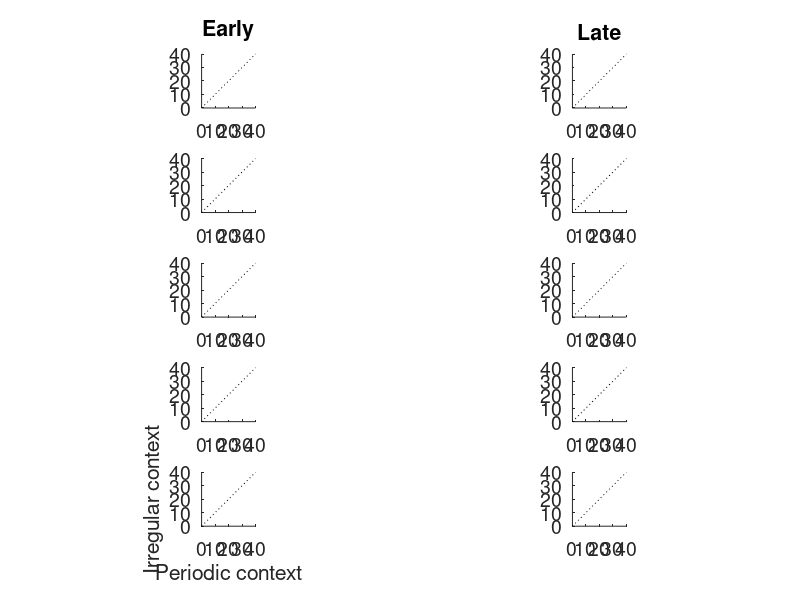

MATLAB code to generate this figure: (Note: this script raises an error after producing the figure.)
function analyzeMPH(PlotThis,select_stim)
%
%  MPHanalyses( [subject, session, channel, clu] )
%   All inputs are optional. Any variables not specified will be cycled
%   through.
%   Uses the TrialData (newer) version of saving stimulus info.
%   
%   Excludes datapoints based on: min Ntrials, minFR. Option to exclude MU.
%   Option to plot only robust responders.
%
%  KP, 2018-04
%

% MPH consistency, reliability, etc 
%  as a function of previous stimulus
%  as a function of context 



global fn 
close  all

if nargin<1
    PlotThis = 'FR'; 'FF'; 'TrV'; 'VS'; 'CV'; 'r_all'; 'r_pdc';
    select_stim = 'iBMF_FR'; 'iBMF_VS'; 'iSync'; 'all';
elseif nargin==1
    select_stim = 'iBMF_FR'; 'iBMF_VS'; 'iSync'; 'all';
end

%!!!!!!!!!!!!!!!!!
SUonly   =  1;
%!!!!!!!!!!!!!!!!!
AMrespFilt =  1;
%!!!!!!!!!!!!!!!!!
FRcutoff =  1;%Hz 
%!!!!!!!!!!!!!!!!!
minTrs   =  10;
%!!!!!!!!!!!!!!!!!
spktimeSHIFT = -0;
%!!!!!!!!!!!!!!!!!
tVarBin = 31;
%!!!!!!!!!!!!!!!!!



%% Set up figure


set(0,'DefaultTextInterpreter','none')
set(0,'DefaultAxesFontSize',14)

scrsz = get(0,'ScreenSize');
narrow     = [1 scrsz(4) scrsz(3)/4 scrsz(4)];
fullscreen = [1 scrsz(4) scrsz(3) scrsz(4)];
smallrect  = [1 scrsz(4)/3 scrsz(3)/5 scrsz(4)/3];
largerrect = [1 scrsz(4)/3 scrsz(3)/3 scrsz(4)/3];

switch PlotThis
    case 'FR'
        yminval = 0;
        ymaxval = 40;
    case 'FF'
        yminval = 0;
        ymaxval = 10;
    case 'TrV'
        yminval = 0;
        ymaxval = 0.7;
    case 'CV'
        yminval = 0;
        ymaxval = 4;
    case 'VS'
        yminval = 0;
        ymaxval = 1;
    case {'r_all' 'r_pdc'}
        yminval = 0;
        ymaxval = 1;
    otherwise
        keyboard
end

AMrates = [2 4 8 16 32];
ContextStr = {'Periodic' 'Irregular'};
SeqPosStr = {'Early' 'Late'};

% Set up figs for population scatterplots

% Each rate separately
hfe = figure;
set(hfe,'Position',narrow)
for ir = 1:numel(AMrates)
for isp=1:2
    hsp(ir,isp)=subplot(numel(AMrates),2,ir*2-2+isp); hold on
    plot([yminval ymaxval],[yminval ymaxval],':k'); 
    axis square
    if (ir*2-2+isp)<3
        title(SeqPosStr{isp})
    end
    if (ir*2-2+isp)==9
        ylabel('Irregular context')
        xlabel('Periodic context')
    end
end
end
linkaxes(hsp,'xy')
xlim([yminval ymaxval])
ylim([yminval ymaxval])
hold off


% All rates together
hfo = figure; hold on
set(hfo,'Position',smallrect)
axis square
plot([yminval ymaxval],[yminval ymaxval],':k');
xlim([yminval ymaxval])
ylim([yminval ymaxval])
ylabel('Irregular context')
xlabel('Periodic context')
hold off


% All rates together - Early/Late
hfoel = figure; hold on
set(hfoel,'Position',largerrect)
for isp=1:2
    hsel(isp) = subplot(1,2,isp); hold on
    axis square
    plot([yminval ymaxval],[yminval ymaxval],':k');
    xlim([yminval ymaxval])
    ylim([yminval ymaxval])
    ylabel('Irregular context')
    xlabel('Periodic context')
    title(SeqPosStr{isp})
    hold off
end
hold off



if strcmp(select_stim,'all')
    
    % Diff IR-Pdc, as a function of AMrate
    hfdrData=[];
    hfdr = figure; hold on
    set(hfdr,'Position',narrow)
    plot([0 6],[0 0],':k');
    xlim([0 6])
    ylim((ymaxval)*[-1 1])
    ylabel('diff IR-Pdc')
    xlabel('AM rate')
    set(gca,'xtick',1:5,'xticklabel',{'2 Hz' '4 Hz' '8 Hz' '16 Hz' '32 Hz'})
    hold off
    
    % Diff IR-Pdc, as a function of distance to BMF-fr
    hfddData=[];
    hfdd = figure; hold on
    set(hfdd,'Position',narrow)
    plot([-5 5],[0 0],':k');
    xlim([-5 5])
    ylim((ymaxval)*[-1 1])
    ylabel('diff IR-Pdc')
    xlabel('log distance to BMF')
    hold off
    
end

% % MTF
% hfmtf = figure; hold on
% set(hfmtf,'Position',fullscreen)
% xlim([0 6])
% ylim([yminval ymaxval])
% ylabel(PlotThis)
% xlabel('AM rate')
% set(gca,'xtick',1:5,'xticklabel',{'2 Hz' '4 Hz' '8 Hz' '16 Hz' '32 Hz'})
% hold off

% Regress IR-Pdc difference against previous period, prev FR
hfppData=[];




% Set colors
colors = [ 250 250 250;...
            84  24  69;...
           120  10  41;...
           181   0  52;...
           255  87  51;...
           255 153   0]./255;
colors = [ colors; ...
            [37  84 156]./255 ;...
            [19 125 124]./255 ];
        
alphval = 0.6;
dotsize = 120;
        

%% Load Resp data table (with RCorr results)

fn = set_paths_directories('','',1);
q = load(fullfile(fn.processed,'RespStruct_allSU'));
Resp = q.Resp;

% Load IR stimulus rate vectors
q = load(fullfile(fn.stim,'rateVec_AC'));
rateVec_AC = q.buffer;
q = load(fullfile(fn.stim,'rateVec_DB'));
rateVec_DB = q.buffer;


N=0;

% Preallocate struct for results
FinalDPs=struct;
for ir=1:5
    for is=1:2
        FinalDPs(ir,is).Pdc = [];
        FinalDPs(ir,is).IR  = [];
        DP_TrV(ir,is).Pdc = [];
        DP_TrV(ir,is).IR  = [];
        DP_FR(ir,is).Pdc  = [];
        DP_FR(ir,is).IR   = [];
    end
end


%%  SUBJECTS

subjects = {'WWWlf_253395' 'WWWf_253400' };

for subj = 1:numel(subjects)

    subject = subjects{subj};
    
    switch subject
        case 'WWWf_253400'
            subjcol = 'k';
        case 'WWWlf_253395'
            subjcol = 'k';
    end
     

%%  SESSIONS

% Get list of sessions to check for sorted data

fn = set_paths_directories(subject,'',1);

SpkFns = dir(fullfile(fn.processed,subject,'*_Spikes.mat'));

Sessions = [];
for ifn = 1:numel(SpkFns)
    if length(char(extractBetween(SpkFns(ifn).name,'sess-','_Spikes')))==2
        Sessions = [Sessions; extractBetween(SpkFns(ifn).name,'sess-','_Spikes')];
    end
end

% Sessions = flipud(Sessions);

% Step through each session
for sess = Sessions'
    
session = char(sess);


if AMrespFilt %skip sessions with no Robust SUs
    SessResp = Resp(strcmp({Resp.Subject},subject)&strcmp({Resp.Session},session));
    if isempty(SessResp),  continue,   end
    
    % Here add call to a function that outputs the indices of SessResp 
    % that contain a responsive unit. With this method, the thresholds can
    % be flexibly changed.
    [sig_ids,SessResp] = identifyResponsiveUnits(SessResp);
    
    Channels = unique([SessResp(sig_ids).Channel]);
    
    if isempty(Channels), continue, end
    
else 
    Channels =  [1:7 9:16];
end


%%
% Load data files
fn = set_paths_directories(subject,session,1);
fprintf('Loading sess %s...\n',session)
filename = sprintf( '%s_sess-%s_Info'     ,subject,session); load(fullfile(fn.processed,subject,filename));
filename = sprintf( '%s_sess-%s_TrialData',subject,session); load(fullfile(fn.processed,subject,filename));
filename = sprintf( '%s_sess-%s_Spikes'   ,subject,session); load(fullfile(fn.processed,subject,filename));

% KS
% clusters = loadKiloSortClusters([fn.sessdata '/sorting'],24414)
% clusters = loadKiloSortClusters([fn.sessdata '/sorting'],Info.fs)


%% GET STIM INFO
[dBSPL,LP] = theseSoundParams(TrialData);
if numel(dBSPL)>1 || numel(LP)>1
    keyboard
end


%% STEP THROUGH EACH CHANNEL

for channel = Channels
        
    % Find clus to plot
    spikes = Spikes.sorted(channel);
    if AMrespFilt==0
        if ~any(spikes.labels(:,2)==2 | spikes.labels(:,2)==3) %no valid clus for this channel
            continue
        else
            Clus = spikes.labels(spikes.labels(:,2)==2 |spikes.labels(:,2)==3,1);
        end
    else
        Clus = SessResp([SessResp.Channel]==channel).Clu;
    end
    
    
    %% STEP THROUGH EACH CLU
    
    for clu = Clus'
        
        % GET SPIKETIMES
        
        if SUonly && (spikes.labels(spikes.labels(:,1)==clu,2) ~= 2)
            continue
        end
        
        switch spikes.labels(spikes.labels(:,1)==clu,2)
            case 2
                unType = 'SU';
            case 3
                unType = 'MU';
        end
        
        spiketimes = round(spikes.spiketimes(spikes.assigns==clu') * 1000);  %ms
        % spiketrials = spikes.trials(unit_in);
        spiketimes = spiketimes+spktimeSHIFT;
        
        if isempty(spiketimes)
            continue
        end
        
        ThisResp = SessResp([SessResp.Channel]==channel & [SessResp.Clu]==clu);
        
%         fprintf('-----------------------------\n')
        
        
        
        
        
        %% ################     NOW THE FUN STARTS     ##################
        
        
        
        
        
        
        
        %%
        %~~~~~~~~~~~~~~~~~~~~~~~~
        % Collect FR over session
        %~~~~~~~~~~~~~~~~~~~~~~~~
        
        bs_hist = 1;
        bs_smth = 20;
        
        [Stream_FRsmooth,Stream_zscore,Stream_Spikes] = convertSpiketimesToFR(spiketimes,...
            length(SpoutStream),TrialData.onset(1),TrialData.offset(1),bs_hist,bs_smth,'silence');
        
        
        % Check if unit has very low overall firing rate
        if mean(Stream_FRsmooth(TrialData.onset(1):end)) < FRcutoff
            continue
        end
        
        N = N+1;
        

        %%
        
        % Step through each combo of dBSPL, HP, AMdepth
        for spl = dBSPL
            for lpn = LP
                
%                 fprintf(' analyzing ch %i clu %i\n',channel,clu)
                
                % Get all stimuli presented with these parameters, given a
                % sufficient number of trials without diruptive artifact
                % while the animal was drinking
                
                all_TDidx = get_clean_trials(TrialData,Info.artifact(channel).trials,spl,lpn);
                
                allStim = unique(TrialData.trID(all_TDidx));
                
                
                %==========================================================
                % Set up empty data matrices for this unit
                %==========================================================
                
                MPH = table;
                
                MPH.ThisStimID   = nan;
                MPH.PrevStimID   = nan;
                MPH.AMrate       = 0;
                MPH.SeqPos       = nan;
                MPH.Starttime    = nan;
                MPH.Prev500msFR  = nan;
                MPH.Prev100msFR  = nan;
                MPH.PrevPd       = nan;
                MPH.raster       = {magic(3)};
                MPH.SPL          = 0;
                MPH.LPN          = 0;
                
                %==========================================================
                
                
                %% Collect this unit's data
                
                % . . . . . . . . . . . . . . . . . . . . . . . . . . . . .
                % For each STIMULUS   (IR first)
                % . . . . . . . . . . . . . . . . . . . . . . . . . . . . .
                                
                for istim = allStim'
                    
                    if istim==1, continue, end   %no MPH for unmodulated
                    
                    
                    %% 1) COLLECT AND SET SOME STIMULUS INFO 
                    
                    st_TDidx_ALL = all_TDidx(TrialData.trID(all_TDidx)==istim);
                    
                    %%%  plot for Trial and ITI stimuli separately
                    ITIflag = 0;%unique(TrialData.ITIflag(st_TDidx_ALL));
                    
                    for is = 1:numel(ITIflag)
                        
                        st_TDidx = st_TDidx_ALL(TrialData.ITIflag(st_TDidx_ALL) == ITIflag(is));
                        
                        pst_TDidx = nan(size(st_TDidx));
                        skip_it = [];
                        
                        for it = 1:numel(st_TDidx)
                            
                            % Get TD index of previous (clean) trial
                            
                            if (find(all_TDidx==st_TDidx(it))-1)==0 %if very first trial
                                skip_it = [skip_it it];
                                continue
                            end
                            pst_TDidx(it) = all_TDidx(find(all_TDidx==st_TDidx(it))-1);
                            
                            % Check how long between the onset of this trial
                            % and the offset of the previous trial. If there is
                            % a gap between them, skip this transition.
                            if (TrialData(st_TDidx(it),:).onset - TrialData(pst_TDidx(it),:).offset) > 1%ms
                                skip_it = [skip_it it];
                            end
                        end %it
                        
                        % Now have final trials to work with
                        st_TDidx(skip_it)  = [];
                        pst_TDidx = st_TDidx-1;
                        
                        % Get duration/timestamps
                        clear t1 t2 t3 Durations t_win
                        t2 = TrialData.onset(st_TDidx);
                        t3 = TrialData.offset(st_TDidx);
                        Durations(2) = mode(diff([t2 t3],1,2));
                        t3 = t2 + Durations(2);
                        Durations(1) = mode(diff([(TrialData.onset(pst_TDidx)) t2],1,2));
                        t1 = t2 - Durations(1);
                        
                        % Set the periods to gather
                        switch istim
                            case 7
                                allPds = rateVec_AC;
                            case 8
                                allPds = rateVec_DB;
                            otherwise
                                allPds = repmat(AMrates(istim-1),1,ceil(AMrates(istim-1)/Durations(2)*1000));
                        end
                        
                        
                        
                        %% 2) GET DATA
                        
                        
                        % Get number of trials for each transition
                        transN = nan(1,numel(unique(TrialData(pst_TDidx,:).trID)));
                        for pstid = unique(TrialData(pst_TDidx,:).trID)'
                            transN(pstid==unique(TrialData(pst_TDidx,:).trID)') = numel(find(TrialData(pst_TDidx,:).trID==pstid));
                        end
                        
                        
                        % . . . . . . . . . . . . . . . . . . . . . . . . . . .
                        % For each PREVIOUS stimulus
                        % . . . . . . . . . . . . . . . . . . . . . . . . . . .
                        
                        for pstid = unique(TrialData(pst_TDidx,:).trID)'
                            
                            % Create empty struct for gathering data
                            MPH_temp = struct();
                            for ipd = 1:numel(allPds)
                                MPH_temp(ipd).raster  = zeros(transN(pstid==unique(TrialData(pst_TDidx,:).trID)'),ceil(1000/allPds(ipd)));
                            end
                            
                            % Get TrialData indices for this transition and shuffle
                            trans_TDidx = find(TrialData(pst_TDidx,:).trID==pstid);
                            trans_TDidx = trans_TDidx(randperm(numel(trans_TDidx)));
                            
                            % Collect spikes/FR/rms for this transition
                            for it = 1:numel(trans_TDidx)
                                
%                                 if it>min(transN), continue, end  %truncate N trials at min
                                	newPds = t2(it)+[0 cumsum(1000./allPds)];
                                    
                                for ipd = 1:numel(allPds)
                                    
                                    sp=[]; sp = spiketimes( spiketimes>round(newPds(ipd)) & spiketimes<=round(newPds(ipd+1)-1) ) - round(newPds(ipd));
                                    
                                    % Determine whether this period was in
                                    % the first or second half of the trial
                                    seqPos = (ipd>(length(allPds)/2))+1;
                                    if (seqPos<1 || seqPos>2)
                                        keyboard
                                    end
                                    
                                    
                                    % Save some info about this period
                                    MPH_temp(ipd).thisrate(it)= allPds(ipd);                                    
                                    MPH_temp(ipd).seqPos      = seqPos;
                                    MPH_temp(ipd).pdtime(it)  = newPds(ipd)-t2(it);
                                    MPH_temp(ipd).Prev500msFR(it) = sum( spiketimes>=(newPds(ipd)-500) & spiketimes<=newPds(ipd))/500*1000;
                                    MPH_temp(ipd).Prev100msFR(it) = sum( spiketimes>=(newPds(ipd)-100) & spiketimes<=newPds(ipd))/100*1000;
                                    if ipd>1
                                        MPH_temp(ipd).PrevPd       = allPds(ipd-1);
                                    else
                                        prevTrID = TrialData(find([TrialData.onset]==t2(it))-1,:).trID;
                                        if prevTrID < 7 && prevTrID >1 %if previous stim was pdc
                                            MPH_temp(ipd).PrevPd   = AMrates(prevTrID-1);
                                        elseif prevTrID ==7
                                            MPH_temp(ipd).PrevPd   = rateVec_AC(end);
                                        elseif prevTrID ==8
                                            MPH_temp(ipd).PrevPd   = rateVec_DB(end);
                                        end
                                    end
                                    
                                    
                                    % Put spikes into corresponding raster
%                                     MPH_temp(AMrates==thesePds(ipd)).raster(min(transN)*(seqPos-1)+it,sp) = 1;
                                    MPH_temp(ipd).raster(it,sp) = 1;
                                    
                                    
                                end %ipd
                                
                            end %it
                            
                            
                            %~~~~~~~~~~~~~~~~~~~~~~~~~~~~~~~~~~~~~~~~~~~~~~~~~~
                            % Put the data just collected into the table
                            %    [ AMrate ThisStimID PrevStimID SeqPos Starttime Prev500msFR   * Prev500msPd PrevPd *   raster spl lpn ]
                            for ipd = 1:numel(allPds)
                                    
                                    Prev500msFR = mean(MPH_temp(ipd).Prev500msFR);
                                    Prev100msFR = mean(MPH_temp(ipd).Prev100msFR);
                                    PrevPd      = mode(MPH_temp(ipd).PrevPd);
                                    seqPos      = mode(MPH_temp(ipd).seqPos);
                                    starttime   = mode(round(MPH_temp(ipd).pdtime));
                                    
                                    MPH_addrow = {istim pstid allPds(ipd) seqPos starttime Prev500msFR Prev100msFR PrevPd  {MPH_temp(ipd).raster} spl lpn};
                                    MPH = [MPH; MPH_addrow];
                                    
                            end
                            %~~~~~~~~~~~~~~~~~~~~~~~~~~~~~~~~~~~~~~~~~~~~~~~~~~
                            
                            clear MPH_temp                            
                            
                            
                        end %pstid (prev stim id)
                        
                        
                    end %ITIflag (Trial or ITI)                    
                end %istim
                
                MPH(1,:) = [];
                
%                 mnNtrials = min(cell2mat(cellfun(@(x) size(x,1),MPH.raster,'UniformOutput',false)));
                
                


                
                %%  3) ANALYZE DATA
                
                
                % Rates to plot are selected by input variable select_stim,
                % using data from the Resp table. For example, can choose
                % to plot only this unit's BMF.
                
                if strcmp(select_stim,'all')
                    ThisResp.all = 1:5;
                    diffData_unit= [];
                end
                MTFdata = [];
                if ~isfield(ThisResp,select_stim)
                    continue
                end
                
                anThisRate = AMrates(ThisResp.(select_stim));
                
                for this_rate = anThisRate
                                        
                    % - - - - - - - - - - - - - - - - - - - - - - - - - - -
                    % Get average periodic MPH
                    
                    MPHthisRate = MPH(MPH.AMrate==this_rate,:);
                    
                    iPdc = find(MPHthisRate.ThisStimID<7)';
                    iPdc  = randperm(length(iPdc));
                    iIR  = find(MPHthisRate.ThisStimID>=7)';
                    iIR  = randperm(length(iIR))+max(iPdc);
                    npds = min(length(iPdc),length(iIR));
                    
                    try
                    raster_AllPds = vertcat(MPHthisRate([iPdc(1:npds) iIR(1:npds)],:).raster{:});
                    MPH_AllPds = sum(raster_AllPds,1)./size(raster_AllPds,1)*1000;
                    
                    raster_PdcPds = vertcat(MPH(MPH.AMrate==this_rate & MPH.ThisStimID<7,:).raster{:});
                    MPH_PdcPds = sum(raster_PdcPds,1)./size(raster_PdcPds,1)*1000;
                    catch
                        keyboard
                    end
                    
                    % - - - - - - - - - - - - - - - - - - - - - - - - - - -
                    % Get IR context first, and collect starttimes to match
                    
                    Period = 1000/this_rate;
                    theseIRs = unique(MPH.ThisStimID(MPH.ThisStimID>6))';
                    PdData = struct;
                    
                    for IRstim = theseIRs
                        
                        subMPH = MPH(MPH.ThisStimID==IRstim & MPH.AMrate==this_rate,:);
                        
                        if isempty(subMPH), continue, end
                                                
                        for iseq = 1:2
                            
                            % Preallocate
                            FR       = nan(1,numel(subMPH(subMPH.SeqPos==iseq,:).raster));
                            SEM      = nan(1,numel(subMPH(subMPH.SeqPos==iseq,:).raster));
                            FF       = nan(1,numel(subMPH(subMPH.SeqPos==iseq,:).raster));
                            TrV      = nan(1,numel(subMPH(subMPH.SeqPos==iseq,:).raster));
                            CV       = nan(1,numel(subMPH(subMPH.SeqPos==iseq,:).raster));
                            VS       = nan(1,numel(subMPH(subMPH.SeqPos==iseq,:).raster));
                            rMPH_all = nan(2,numel(subMPH(subMPH.SeqPos==iseq,:).raster));
                            rMPH_pdc = nan(2,numel(subMPH(subMPH.SeqPos==iseq,:).raster));
                            
                            for ipst = 1:numel(subMPH(subMPH.SeqPos==iseq,:).raster)
                                
                                raster = subMPH(subMPH.SeqPos==iseq,:).raster{ipst};
                                if ~(ceil(Period)==size(raster,2))
                                    keyboard
                                end
                                
                                FR(ipst)  = sum(sum( raster ))/size(raster,1)/Period*1000; 
                                SEM(ipst) = std(sum(raster,2)/Period*1000) / sqrt(size(raster,1));
                                FF(ipst)  = var(sum(raster,2)/Period*1000) / mean(sum(raster,2)/Period*1000);
                                TrV(ipst) = calc_binned_bootstrapped_TrTrVar(raster,tVarBin);
                                CV(ipst)  = calc_binned_bootstrapped_CV(raster,tVarBin);
                                [r,p] = corrcoef(MPH_AllPds,sum(raster,1)/size(raster,1)*1000);
                                rMPH_all(:,ipst) = [r(1,2); p(1,2)];
                                [r,p] = corrcoef(MPH_PdcPds,sum(raster,1)/size(raster,1)*1000);
                                rMPH_pdc(:,ipst) = [r(1,2); p(1,2)];
                                
                                % Reformat raster for VS calculation
                                spktimes=[];
                                for it = 1:size(raster,1)
                                    spktimes = [spktimes find(raster(it,:)) + (it-1)*Period];
                                end
                                VS(ipst) = vectorstrength(spktimes,Period);
                                
                            end
                            
                            % Average over previous stimuli and save for
                            % comparison
                            
                            idx = 2*(IRstim-7) + iseq;
                            
                            PdData(idx,1).stimID = IRstim;
                            PdData(idx,1).seqPos = iseq;
                            PdData(idx,1).starttime = mode(subMPH(subMPH.SeqPos==iseq,:).Starttime);
                            PdData(idx,1).FR  = mean(FR,'omitnan');
                            PdData(idx,1).SEM = mean(SEM,'omitnan');
                            PdData(idx,1).FF  = mean(FF,'omitnan');
                            PdData(idx,1).TrV = mean(TrV,'omitnan');
                            PdData(idx,1).CV  = mean(CV,'omitnan');
                            PdData(idx,1).VS  = mean(VS,'omitnan');
                            PdData(idx,1).r_all  = mean(rMPH_all(1,:));
                            PdData(idx,1).p_all  = mean(rMPH_all(2,:));
                            PdData(idx,1).r_pdc  = mean(rMPH_pdc(1,:));
                            PdData(idx,1).p_pdc  = mean(rMPH_pdc(2,:));
                            PdData(idx,1).prFR500 =  mean(subMPH(subMPH.SeqPos==iseq,:).Prev500msFR);
                            PdData(idx,1).prFR100 =  mean(subMPH(subMPH.SeqPos==iseq,:).Prev100msFR);
                            PdData(idx,1).prPd =  mode(subMPH(subMPH.SeqPos==iseq,:).PrevPd);
                                                        
                            
                        end %iseq
                        
                        
                    end %IRstim -- IRREGULAR first
                    
                    
                    % - - - - - - - - - - - - - - - - - - - - - - - - - - -
                    % Now get matching PERIODIC context data
                    
                    subMPH = MPH(MPH.ThisStimID<7 & MPH.AMrate==this_rate,:);
                    pdcstarttimes = unique(subMPH.Starttime)';
                    
                    for iIRpd = 1:size(PdData,1)
                        
                        if isempty(PdData(iIRpd,1).stimID)
                            continue
                        end
                        
                        IRstim = PdData(iIRpd,1).stimID;
                        iseq = PdData(iIRpd,1).seqPos;
                        idx = 2*(IRstim-7) + iseq;
                        if idx~=iIRpd, keyboard, end
                        
                        strtdiffs = PdData(idx,1).starttime - pdcstarttimes;
                        [~,ipd] = min(strtdiffs(strtdiffs>=0));
                        
                        % Preallocate
                        FR  = nan(1,numel(subMPH(subMPH.Starttime==pdcstarttimes(ipd),:).raster));
                        SEM = nan(1,numel(subMPH(subMPH.Starttime==pdcstarttimes(ipd),:).raster));
                        FF  = nan(1,numel(subMPH(subMPH.Starttime==pdcstarttimes(ipd),:).raster));
                        TrV = nan(1,numel(subMPH(subMPH.Starttime==pdcstarttimes(ipd),:).raster));
                        CV  = nan(1,numel(subMPH(subMPH.Starttime==pdcstarttimes(ipd),:).raster));
                        VS  = nan(1,numel(subMPH(subMPH.Starttime==pdcstarttimes(ipd),:).raster));
                        rMPH_all = nan(2,numel(subMPH(subMPH.Starttime==pdcstarttimes(ipd),:).raster));
                        rMPH_pdc = nan(2,numel(subMPH(subMPH.Starttime==pdcstarttimes(ipd),:).raster));
                        
                        for ipst = 1:numel(subMPH(subMPH.Starttime==pdcstarttimes(ipd),:).raster)
                            
                            raster = subMPH(subMPH.Starttime==pdcstarttimes(ipd),:).raster{ipst};
                            if ~(ceil(Period)==size(raster,2))
                                keyboard
                            end
                            
                            FR(ipst)   = sum(sum( raster ))/size(raster,1)/Period*1000;
                            SEM(ipst)  = std(sum(raster,2)/Period*1000) / sqrt(size(raster,1));
                            FF(ipst)   = var(sum(raster,2)/Period*1000) / mean(sum(raster,2)/Period*1000);
                            TrV(ipst)  = calc_binned_bootstrapped_TrTrVar(raster,tVarBin);
                            CV(ipst)   = calc_binned_bootstrapped_CV(raster,tVarBin);
                            [r,p] = corrcoef(MPH_AllPds,sum(raster,1)/size(raster,1)*1000);
                            rMPH_all(:,ipst) = [r(1,2); p(1,2)];
                            [r,p] = corrcoef(MPH_PdcPds,sum(raster,1)/size(raster,1)*1000);
                            rMPH_pdc(:,ipst) = [r(1,2); p(1,2)];
                            
                            % Reformat raster for VS calculation
                            spktimes=[];
                            for it = 1:size(raster,1)
                                spktimes = [spktimes find(raster(it,:)) + (it-1)*Period];
                            end
                            VS(ipst) = vectorstrength(spktimes,Period);
                            
                        end %ipst
                        
                        
                        PdData(idx,2).stimID = this_rate;
                        PdData(idx,2).seqPos = iseq;
                        PdData(idx,2).starttime = mode(subMPH(subMPH.Starttime==pdcstarttimes(ipd),:).Starttime);
                        PdData(idx,2).FR  = mean(FR,'omitnan');
                        PdData(idx,2).SEM = mean(SEM,'omitnan');
                        PdData(idx,2).FF  = mean(FF,'omitnan');
                        PdData(idx,2).TrV = mean(TrV,'omitnan');
                        PdData(idx,2).CV  = mean(CV,'omitnan');
                        PdData(idx,2).VS  = mean(VS,'omitnan');
                        PdData(idx,2).r_all  = mean(rMPH_all(1,:));
                        PdData(idx,2).p_all  = mean(rMPH_all(2,:));
                        PdData(idx,2).r_pdc  = mean(rMPH_pdc(1,:));
                        PdData(idx,2).p_pdc  = mean(rMPH_pdc(2,:));
                        PdData(idx,2).prFR500 =  mean(subMPH(subMPH.Starttime==pdcstarttimes(ipd),:).Prev500msFR);
                        PdData(idx,2).prFR100 =  mean(subMPH(subMPH.Starttime==pdcstarttimes(ipd),:).Prev100msFR);
                        PdData(idx,2).prPd    =  mode(subMPH(subMPH.Starttime==pdcstarttimes(ipd),:).PrevPd);
                        
                        
                        % Save MTF data
                        MTFdata = [MTFdata; PdData(idx,1).stimID  iseq  find(AMrates==this_rate) PdData(idx,2).(PlotThis) PdData(idx,1).(PlotThis) ];

                        
                        
                        %% Add datapoints to population plots
                        
                        % CONTEXT COMPARISON
                        
                        % Each AM rate, Early/Late
                        figure(hfe); hold on
                        subplot(hsp(AMrates==this_rate,iseq)); hold on
                        
                        switch PlotThis
                            
                            case 'FR'                                
                                errorbar(PdData(idx,2).FR, PdData(idx,1).FR, PdData(idx,2).SEM,'horizontal','Color',colors(subMPH.ThisStimID(1),:))
                                errorbar(PdData(idx,2).FR, PdData(idx,1).FR, PdData(idx,1).SEM,'vertical','Color',colors(subMPH.ThisStimID(1),:))
                                scatter(PdData(idx,2).FR, PdData(idx,1).FR,dotsize,'o',...
                                    'MarkerFaceColor',colors(subMPH.ThisStimID(1),:),'MarkerEdgeColor',colors(subMPH.ThisStimID(1),:),...
                                    'MarkerFaceAlpha',alphval,'MarkerEdgeAlpha',alphval)
                                
                            case {'FF' 'TrV' 'VS' 'CV' 'r_all' 'r_pdc'}
                                scatter(PdData(idx,2).(PlotThis), PdData(idx,1).(PlotThis),dotsize,'o',...
                                    'MarkerFaceColor',colors(subMPH.ThisStimID(1),:),'MarkerEdgeColor',colors(subMPH.ThisStimID(1),:),...
                                    'MarkerFaceAlpha',alphval,'MarkerEdgeAlpha',alphval)
                                
                        end
                        hold off
                        
                        % Overlay -- All
                        figure(hfo); hold on                        
                        switch PlotThis
                            
                            case 'FR'
                                errorbar(PdData(idx,2).FR, PdData(idx,1).FR, PdData(idx,2).SEM,'horizontal','Color',colors(subMPH.ThisStimID(1),:))
                                errorbar(PdData(idx,2).FR, PdData(idx,1).FR, PdData(idx,1).SEM,'vertical','Color',colors(subMPH.ThisStimID(1),:))
                                scatter(PdData(idx,2).FR, PdData(idx,1).FR,dotsize,'o',...
                                    'MarkerFaceColor',colors(subMPH.ThisStimID(1),:),'MarkerEdgeColor',colors(subMPH.ThisStimID(1),:),...
                                    'MarkerFaceAlpha',alphval,'MarkerEdgeAlpha',alphval)
                                
                            case {'FF' 'TrV' 'VS' 'CV' 'r_all' 'r_pdc'}
                                scatter(PdData(idx,2).(PlotThis), PdData(idx,1).(PlotThis),dotsize,'o',...
                                    'MarkerFaceColor',colors(subMPH.ThisStimID(1),:),'MarkerEdgeColor',colors(subMPH.ThisStimID(1),:),...
                                    'MarkerFaceAlpha',alphval,'MarkerEdgeAlpha',alphval)                                
                        end
                        hold off
                        
                        % Overlay -- Early/Late
                        figure(hfoel); hold on
                        subplot(hsel(iseq)); hold on
                        switch PlotThis
                            
                            case 'FR'
                                errorbar(PdData(idx,2).FR, PdData(idx,1).FR, PdData(idx,2).SEM,'horizontal','Color',colors(subMPH.ThisStimID(1),:))
                                errorbar(PdData(idx,2).FR, PdData(idx,1).FR, PdData(idx,1).SEM,'vertical','Color',colors(subMPH.ThisStimID(1),:))
                                scatter(PdData(idx,2).FR, PdData(idx,1).FR,dotsize,'o',...
                                    'MarkerFaceColor',colors(subMPH.ThisStimID(1),:),'MarkerEdgeColor',colors(subMPH.ThisStimID(1),:),...
                                    'MarkerFaceAlpha',alphval,'MarkerEdgeAlpha',alphval)
                                
                            case {'FF' 'TrV' 'VS' 'CV' 'r_all' 'r_pdc'}
                                scatter(PdData(idx,2).(PlotThis), PdData(idx,1).(PlotThis),dotsize,'o',...
                                    'MarkerFaceColor',colors(subMPH.ThisStimID(1),:),'MarkerEdgeColor',colors(subMPH.ThisStimID(1),:),...
                                    'MarkerFaceAlpha',alphval,'MarkerEdgeAlpha',alphval)
                        end
                        hold off
                        
                        
                        
                        % CONTEXT DIFF AS A FUNCTION OF STIMULUS
                        
                        if strcmp(select_stim,'all')
                            
                            diffData_unit = [diffData_unit; find(AMrates==this_rate) PdData(idx,1).(PlotThis)-PdData(idx,2).(PlotThis) idx];
                            
                            % By AM rate
                            figure(hfdr); hold on
                            plot(find(AMrates==this_rate), PdData(idx,1).(PlotThis)-PdData(idx,2).(PlotThis),...
                                'ok','MarkerSize',10)
                            hold off
                            
                            hfdrData = [hfdrData; find(AMrates==this_rate) PdData(idx,1).(PlotThis)-PdData(idx,2).(PlotThis)];
                            
                            % By distance to BMF-fr
                            if isfield(ThisResp,'iBMF_FR') && ~isempty(ThisResp.iBMF_FR)
                                
                                figure(hfdd); hold on
                                plot( find(AMrates==this_rate)-ThisResp.iBMF_FR, PdData(idx,1).(PlotThis)-PdData(idx,2).(PlotThis),...
                                    'ok','MarkerSize',10)
                                hold off
                                
                                hfddData = [hfddData; find(AMrates==this_rate)-ThisResp.iBMF_FR PdData(idx,1).(PlotThis)-PdData(idx,2).(PlotThis)];
                            end
                        end
                        
                        
                        
                        % CONTEXT DIFF AS A FUNCTION OF PREVIOUS PD AND FR
                        
                        diffRaw  = PdData(idx,1).(PlotThis)-PdData(idx,2).(PlotThis);
                        diffNorm = (PdData(idx,1).(PlotThis)-PdData(idx,2).(PlotThis))/PdData(idx,2).(PlotThis);
                        hfppData = [hfppData; this_rate  diffNorm  PdData(idx,1).prFR500  PdData(idx,1).prFR100  PdData(idx,1).prPd ];
                        
                        
                        
                        
                        %% Add datapoint to vectors for stats
                        
                        FinalDPs(this_rate==AMrates,iseq).Pdc = [ FinalDPs(this_rate==AMrates,iseq).Pdc   PdData(idx,2).(PlotThis)  ];
                        FinalDPs(this_rate==AMrates,iseq).IR  = [ FinalDPs(this_rate==AMrates,iseq).IR    PdData(idx,1).(PlotThis) ];
                        
                        DP_TrV(this_rate==AMrates,iseq).Pdc = [ DP_TrV(this_rate==AMrates,iseq).Pdc   PdData(idx,2).TrV ];
                        DP_TrV(this_rate==AMrates,iseq).IR  = [ DP_TrV(this_rate==AMrates,iseq).IR    PdData(idx,1).TrV ];
                        DP_FR(this_rate==AMrates,iseq).Pdc  = [ DP_FR(this_rate==AMrates,iseq).Pdc    PdData(idx,2).FR ];
                        DP_FR(this_rate==AMrates,iseq).IR   = [ DP_FR(this_rate==AMrates,iseq).IR     PdData(idx,1).FR ];
                        
                        
                        
                    end %iIRpd
                                        
                end  %this_rate
                
                
                %% ======================   MTF   ======================  
%                 figure(hfmtf); cla;  hold on
%                 for iirst = unique(MTFdata(:,1))'
%                     plot(MTFdata(MTFdata(:,2)==1 & MTFdata(:,1)==iirst,3), MTFdata(MTFdata(:,2)==1 & MTFdata(:,1)==iirst,4),'Color',[0 0 0],'LineWidth',2)
%                     plot(MTFdata(MTFdata(:,2)==2 & MTFdata(:,1)==iirst,3), MTFdata(MTFdata(:,2)==2 & MTFdata(:,1)==iirst,4),'Color',0.5*[1 1 1],'LineWidth',2)
%                     plot(MTFdata(MTFdata(:,2)==1 & MTFdata(:,1)==iirst,3), MTFdata(MTFdata(:,2)==1 & MTFdata(:,1)==iirst,5),'b','LineWidth',2)
%                     plot(MTFdata(MTFdata(:,2)==2 & MTFdata(:,1)==iirst,3), MTFdata(MTFdata(:,2)==2 & MTFdata(:,1)==iirst,5),'c','LineWidth',2)
%                 end
%                 keyboard
                
                
%                 % If want to plot lines between datapoints of same unit: 
%                 if strcmp(select_stim,'all')
%                     
%                     for ii = 1:max(diffData_unit(:,3))
%                         
%                         data = diffData_unit(diffData_unit(:,3)==ii,:);
%                         
%                         figure(hfdr); hold on
%                         plot(data(:,1), data(:,2), 'o-k','MarkerSize',10)
%                         hold off
%                         
%                         if isfield(ThisResp,'iBMF_FR') && ~isempty(ThisResp.iBMF_FR)
%                             
%                             figure(hfdd); hold on
%                             plot( data(:,1)-ThisResp.iBMF_FR, data(:,2), 'o-k','MarkerSize',10)
%                             hold off
%                         end 
%                         
%                     end
%                 end
                
                
                
                %%   End of datapoint
                                
            end %lpn
        end %spl
    end %clu
end %channel
end %sessions
end %subjects



%%  STATS

figure(hfe); hold on
suptitle(sprintf('%s for each period\nselect stim: %s',PlotThis,select_stim))
try
for ir=1:5
    for is=1:2
        
        if numel(FinalDPs(ir,is).Pdc)>1
            
            %% Effect of context
            % Get correlation of datapoints between contexts
            [r,p_r] = corrcoef( FinalDPs(ir,is).Pdc, FinalDPs(ir,is).IR);
            % Perform t-test of datapoints between contexts
            [~,p_t] = ttest2(   FinalDPs(ir,is).Pdc, FinalDPs(ir,is).IR);
            % Perform non-parametric (paired) Wilcoxon sign rank test of datapoints between contexts
            p_wsr   = signrank( FinalDPs(ir,is).Pdc, FinalDPs(ir,is).IR, 'method', 'exact');
            %         p_st =signtest(FinalDPs(ir,is).Pdc, FinalDPs(ir,is).IR); %similar
            %         to rank sign test but less powerful
            
            
            % Save stats
            FinalDPs(ir,is).stats.r     = r(1,2);
            FinalDPs(ir,is).stats.p_r   = p_r(1,2);
            FinalDPs(ir,is).stats.p_t   = p_t;
            FinalDPs(ir,is).stats.p_wsr = p_wsr;
            
        else
            % Save stats
            FinalDPs(ir,is).stats.r     = nan;
            FinalDPs(ir,is).stats.p_r   = nan;
            FinalDPs(ir,is).stats.p_t   = nan;
            FinalDPs(ir,is).stats.p_wsr = nan;
        end
        
        % Print in plots 
        subplot(hsp(ir,is)); hold on
%         title(sprintf('r=%2.2f, p=%2.2f\nwx sign rank p=%2.2f',r(1,2),p_r(1,2),p_wsr))
        title(sprintf('WSR p=%0.2e',p_wsr))
        
    end
    
    %% Effect of timing
    
    
    if numel(FinalDPs(ir,1).Pdc)>1
        
        % Get correlation of datapoints from early and late times, of each context
        [r_Pdc,p_r_Pdc] =  corrcoef( FinalDPs(ir,1).Pdc, FinalDPs(ir,2).Pdc);
        [r_IR,p_r_IR]   =  corrcoef( FinalDPs(ir,1).IR,  FinalDPs(ir,2).IR);
        % Perform non-parametric (paired) Wilcoxon sign rank test of periodic/IR correlation coefficients
        p_wsr_Pdc       =  signrank( FinalDPs(ir,1).Pdc, FinalDPs(ir,2).Pdc, 'method', 'exact');
        p_wsr_IR        =  signrank( FinalDPs(ir,1).IR,  FinalDPs(ir,2).IR,  'method', 'exact');
        
        % Save stats
        FinalDPs(ir,1).stats.r_time_Pdc     =  r_Pdc(1,2);
        FinalDPs(ir,1).stats.r_time_IR      =  r_IR(1,2);
        FinalDPs(ir,1).stats.p_r_time_Pdc   =  p_r_Pdc(1,2);
        FinalDPs(ir,1).stats.p_r_time_IR    =  p_r_IR(1,2);
        FinalDPs(ir,1).stats.p_wsr_time_Pdc =  p_wsr_Pdc;
        FinalDPs(ir,1).stats.p_wsr_time_IR  =  p_wsr_IR;
        
    else
        % Save stats
        FinalDPs(ir,1).stats.r_time_Pdc     =  nan;
        FinalDPs(ir,1).stats.r_time_IR      =  nan;
        FinalDPs(ir,1).stats.p_r_time_Pdc   =  nan;
        FinalDPs(ir,1).stats.p_r_time_IR    =  nan;
        FinalDPs(ir,1).stats.p_wsr_time_Pdc =  nan;
        FinalDPs(ir,1).stats.p_wsr_time_IR  =  nan;
    end
    

    
end
hold off
catch
    keyboard
end

% Stats on Overlay data - Early/Late
p_wsr_Early = signrank([FinalDPs(:,1).Pdc],[FinalDPs(:,1).IR]);
p_wsr_Late  = signrank([FinalDPs(:,2).Pdc],[FinalDPs(:,2).IR]);
FinalDPs(1,1).stats.p_wsr_Early = p_wsr_Early;
FinalDPs(1,2).stats.p_wsr_Late  = p_wsr_Late;

figure(hfoel); hold on
subplot(hsel(1)); hold on
title(sprintf('%s for each %s period\nselect stim: %s\nWSR p=%0.2e',PlotThis,SeqPosStr{1},select_stim,p_wsr_Early))
subplot(hsel(2)); hold on
title(sprintf('%s for each %s period\nselect stim: %s\nWSR p=%0.2e',PlotThis,SeqPosStr{2},select_stim,p_wsr_Late))
hold off


% Stats on Overlay data - All
p_wsr_ALL = signrank([FinalDPs.Pdc],[FinalDPs.IR]);
FinalDPs(1,1).stats.p_wsr_allRates = p_wsr_ALL;

figure(hfo);
title(sprintf('%s for each period\nselect stim: %s\nWSR p=%0.2e',PlotThis,select_stim,p_wsr_ALL))


%% Check relationship between TrV and FR
% 
% % Context diff then TrV vs FR
% figure;
% subplot(1,2,1); hold on
% plot(([DP_TrV.IR]-[DP_TrV.Pdc]),([DP_FR.IR]-[DP_FR.Pdc]),'xk' )
% xlabel('TrV(IR) - TrV(Pdc)')
% ylabel('FR(IR) - FR(Pdc)')
% [r,p]=corrcoef(([DP_TrV.IR]-[DP_TrV.Pdc]),([DP_FR.IR]-[DP_FR.Pdc]));
% title(sprintf('TrV context diff vs. FR context diff\nr = %0.3f, p = %0.2e',r(1,2),p(1,2)))
% 
% 
% % TrV/FR then Pdc vs IR
% normVar_Pdc = [DP_TrV.Pdc]./[DP_FR.Pdc];
% normVar_IR  = [DP_TrV.IR]./[DP_FR.IR];
% rm_i = find(isnan(normVar_Pdc));
% rm_i = [rm_i find(isnan(normVar_IR))];
% normVar_Pdc(rm_i) = [];
% normVar_IR(rm_i)  = [];
% 
% subplot(1,2,2); hold on
% plot(normVar_Pdc,normVar_IR,'xk' )
% xlabel('TrV/FR (Pdc)')
% ylabel('TrV/FR (IR)')
% [r,p]=corrcoef(normVar_Pdc,normVar_IR);
% title(sprintf('Normalized variability (TrV/FR), Pdc vs IR\nr = %0.3f, p = %0.2e',r(1,2),p(1,2)))



%% IR-Pdc diff against AM rate/distance to BMF
if strcmp(select_stim,'all')
    figure(hfdr); hold on
    boxplot(hfdrData(:,2)',hfdrData(:,1)','Positions',unique(hfdrData(:,1))','Colors','r','notch','on')
    h=findobj(gca,'Tag','Median'); j=findobj(gca,'Tag','Box');
    for ih=1:numel(h)
        h(ih).LineWidth = 4;
        j(ih).LineWidth = 2;
    end
    [p,ant,stats] = kruskalwallis(hfdrData(:,2)',hfdrData(:,1)','off');
    title(sprintf('%s context diff as a fct of AM rate\nKW p=%0.2e',PlotThis,p))
    hold off
    
    figure(hfdd); hold on
    boxplot(hfddData(:,2)',hfddData(:,1)','Positions',unique(hfddData(:,1))','Colors','r','notch','on')
    h=findobj(gca,'Tag','Median'); j=findobj(gca,'Tag','Box');
    for ih=1:numel(h)
        h(ih).LineWidth = 4;
        j(ih).LineWidth = 2;
    end
    [p,ant,stats] = kruskalwallis(hfddData(:,2)',hfddData(:,1)','off');
    title(sprintf('%s context diff as a fct of distance from BMF-fr\nKW p=%0.2e',PlotThis,p))
    hold off
end



%% Check for a relationship between IR/Pdc response and prev pd and prev FR
% 
% figure;
% hold on
% for ir=1:5 
%     subplot(1,5,ir); hold on
%     ihf = hfppData(:,1)==AMrates(ir);
%     plot(hfppData(ihf,3), hfppData(ihf,2), 'xk','LineWidth',2,'MarkerSize',10)
%     title([num2str(AMrates(ir)) ' Hz period'])
%     set(gca,'xlim',[0 35],'xscale','linear','ylim',2*[-1 1])
%     hold off
% end
% suptitle('prev 500 ms FR')
% hold off
% 
% 
% figure;
% hold on
% for ir=1:5 
%     subplot(1,5,ir); hold on
%     ihf = hfppData(:,1)==AMrates(ir);
%     plot(hfppData(ihf,4), hfppData(ihf,2), 'xk','LineWidth',2,'MarkerSize',10)
%     title([num2str(AMrates(ir)) ' Hz period'])
%     set(gca,'xlim',[0 35],'xscale','linear','ylim',2*[-1 1])
%     hold off
% end
% suptitle('prev 100 ms FR')
% hold off
% 
% figure;
% hold on
% for ir=1:5 
%     subplot(1,5,ir); hold on
%     ihf = hfppData(:,1)==AMrates(ir);
%     plot(hfppData(ihf,5), hfppData(ihf,2), 'xk','LineWidth',2,'MarkerSize',10)
%     title([num2str(AMrates(ir)) ' Hz period'])
%     set(gca,'xlim',[1 64],'xscale','log','ylim',2*[-1 1])
%     hold off
% end
% suptitle('prev Pd')
% hold off




%% Save figure(s)

savedir = fullfile(fn.processed,'MPHmetrics','floor');
if SUonly==1
    savedir = [savedir '/SU'];
end
if ~exist(savedir,'dir')
    mkdir([savedir '/svg']);
    mkdir([savedir '/eps']);
end
savename = sprintf('MPHs_Context_%s_%s',PlotThis,select_stim);

% eps
print_eps_kp(hfe,fullfile([savedir '/eps'],[savename '_each']))
print_eps_kp(hfo,fullfile([savedir '/eps'],[savename '_overlay']))
% svg
print_svg_kp(hfe,fullfile([savedir '/svg'],[savename '_each']))
print_svg_kp(hfo,fullfile([savedir '/svg'],[savename '_overlay']))

if strcmp(select_stim,'all')
    % eps
    print_eps_kp(hfdr,fullfile([savedir '/eps'],[savename '_indAMrate']))
    print_eps_kp(hfdd,fullfile([savedir '/eps'],[savename '_indBMFdiff']))
    % svg
    print_svg_kp(hfdr,fullfile([savedir '/svg'],[savename '_indAMrate']))
    print_svg_kp(hfdd,fullfile([savedir '/svg'],[savename '_indBMFdiff']))
end


% Also save stats
save(fullfile(savedir,savename),'FinalDPs','-v7.3')




end %function
